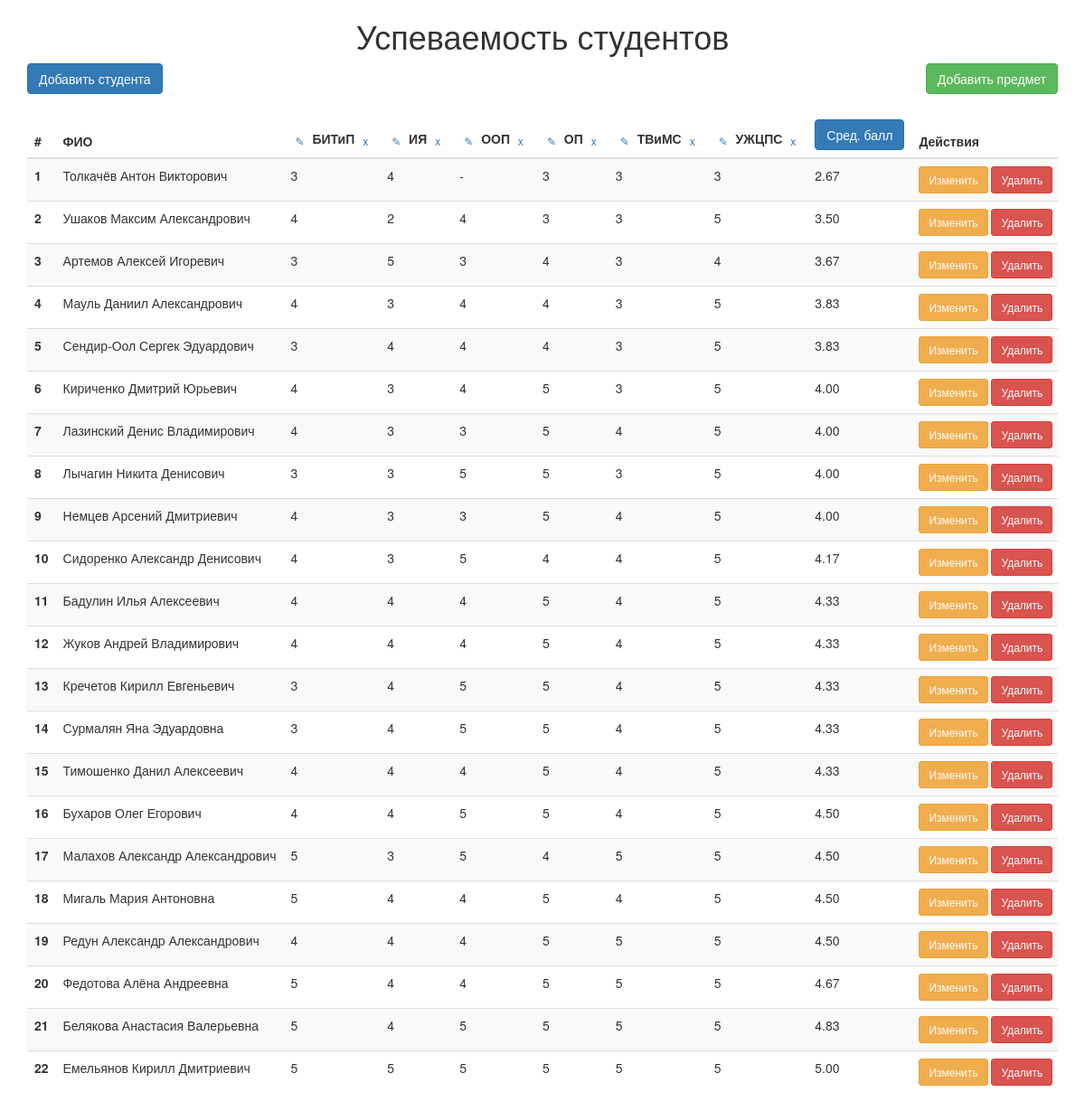
Screenshot of /?sort=worst with the database file from the repository.
### students/models.py (models this page shows, shortened)
class Subject(models.Model):
    name = models.CharField(max_length=100)

class Student(models.Model):
    student_id = models.CharField(max_length=20)
    full_name = models.CharField(max_length=200)

### students/views.py (the view)
# urls.py: path('', views.IndexView.as_view(), name='index'),
class IndexView(TemplateView):
    template_name = "index.html"
    def get_context_data(self, **kwargs):
        context = super(IndexView, self).get_context_data(**kwargs)
        subjects = Subject.objects.all().order_by('name')
        students = Student.objects.all().order_by('full_name')
        student_grades = defaultdict(dict)
        for grade in Grade.objects.all():
            student_grades[grade.student][grade.subject] = grade.value
        student_statistics = []
        for student in students:
            scores = []
            for subject in subjects:
                score = student_grades.get(student, {}).get(subject)
                if score is not None:
                    if score.is_integer():
                        scores.append(f'{int(score)}')
                    else:
                        scores.append(f'{score:.1f}')
                else:
                    scores.append('-')
            total_subjects = Subject.objects.count()
            student_scores = [g.value for g in Grade.objects.filter(student=student)]
            if student_scores:
                avg = sum(student_scores) / total_subjects
                avg_display = f'{avg:.2f}'
            else:
                avg_display = '-'
            student_statistics.append({
                'student': student,
                'scores': scores,
                'average': avg_display
            })
        sort = self.request.GET.get('sort')
        if sort == 'best':
            student_statistics.sort(key=lambda x: float(x['average']) if x['average'] != '-' else -1, reverse=True)
        elif sort == 'worst':
            student_statistics.sort(key=lambda x: float(x['average']) if x['average'] != '-' else 999)
        context.update({
            'subjects': subjects,
            'student_statistics': student_statistics,
            'current_sort': self.request.GET.get('sort', 'default')
        })
        return context

### templates/index.html (shortened to what this page needs)
<!DOCTYPE html>
<html>
<head>
    <link rel="stylesheet" href="https://maxcdn.bootstrapcdn.com/bootstrap/3.3.4/css/bootstrap.min.css">
</head>
<body>
    <div style="width: 95%; margin: 0 auto; overflow-x: auto;">
        <h1 style="text-align:center;">Успеваемость студентов</h1>
        <div style="margin-bottom:20px;">
            <a href="{% url 'student_create' %}" class="btn btn-primary">Добавить студента</a>
            <a href="{% url 'subject_create' %}" class="btn btn-success" style="float: right;">Добавить предмет</a>
        </div>
        <table class="table table-striped">
            <thead>
                <tr>
                    <th>#</th>
                    <th>ФИО</th>
                    {% for subject in subjects %}
                        <th>
                            <a href="{% url 'subject_update' subject.pk %}" class="btn btn-xs">✎</a>
                            {{ subject.name|slice:":5" }}
                            <a href="{% url 'subject_delete' subject.pk %}" class="btn btn-xs">x</a>
                        </th>
                    {% endfor %}
                    <th>
                        <a href="?sort={% if current_sort == 'best' %}worst{% elif current_sort == 'worst' %}default{% else %}best{% endif %}" class="btn btn-primary">
                            Сред. балл
                        </a>
                    </th>
                    <th>Действия</th>
                </tr>
            </thead>
            <tbody>
                {% for statistics in student_statistics %}
                <tr>
                    <th scope="row">{{ forloop.counter }}</th>
                    <td>{{ statistics.student.full_name }}</td>
                    {% for score in statistics.scores %}
                        <td>{{ score }}</td>
                    {% endfor %}
                    <td>{{ statistics.average }}</td>
                    <td>
                        <a href="{% url 'student_update' statistics.student.pk %}" class="btn btn-warning btn-sm">Изменить</a>
                        <a href="{% url 'student_delete' statistics.student.pk %}" class="btn btn-danger btn-sm">Удалить</a>
                    </td>
                </tr>
                {% endfor %}
            </tbody>
        </table>
    </div>
</body>
</html>

### templates/index.html (style rules this page uses)
.table th, .table td { white-space: nowrap; padding: 8px 5px; vertical-align: middle; }
.btn-xs { padding: 0px 4px; }

### rows the page displays
Subject: name "БИТиП"
Subject: name "ИЯ"
Subject: name "ООП"
Subject: name "ОП"
Subject: name "ТВиМС"
Subject: name "УЖЦПС"
Student: student.full_name "Толкачёв Антон Викторович", scores "3" "4" "-" "3" "3" "3", average "2.67"
Student: student.full_name "Ушаков Максим Александрович", scores "4" "2" "4" "3" "3" "5", average "3.50"
Student: student.full_name "Артемов Алексей Игоревич", scores "3" "5" "3" "4" "3" "4", average "3.67"
Student: student.full_name "Мауль Даниил Александрович", scores "4" "3" "4" "4" "3" "5", average "3.83"
Student: student.full_name "Сендир-Оол Сергек Эдуардович", scores "3" "4" "4" "4" "3" "5", average "3.83"
Student: student.full_name "Кириченко Дмитрий Юрьевич", scores "4" "3" "4" "5" "3" "5", average "4.00"
Student: student.full_name "Лазинский Денис Владимирович", scores "4" "3" "3" "5" "4" "5", average "4.00"
Student: student.full_name "Лычагин Никита Денисович", scores "3" "3" "5" "5" "3" "5", average "4.00"
Student: student.full_name "Немцев Арсений Дмитриевич", scores "4" "3" "3" "5" "4" "5", average "4.00"
Student: student.full_name "Сидоренко Александр Денисович", scores "4" "3" "5" "4" "4" "5", average "4.17"
Student: student.full_name "Бадулин Илья Алексеевич", scores "4" "4" "4" "5" "4" "5", average "4.33"
Student: student.full_name "Жуков Андрей Владимирович", scores "4" "4" "4" "5" "4" "5", average "4.33"
Student: student.full_name "Кречетов Кирилл Евгеньевич", scores "3" "4" "5" "5" "4" "5", average "4.33"
Student: student.full_name "Сурмалян Яна Эдуардовна", scores "3" "4" "5" "5" "4" "5", average "4.33"
Student: student.full_name "Тимошенко Данил Алексеевич", scores "4" "4" "4" "5" "4" "5", average "4.33"
Student: student.full_name "Бухаров Олег Егорович", scores "4" "4" "5" "5" "4" "5", average "4.50"
Student: student.full_name "Малахов Александр Александрович", scores "5" "3" "5" "4" "5" "5", average "4.50"
Student: student.full_name "Мигаль Мария Антоновна", scores "5" "4" "4" "5" "4" "5", average "4.50"
Student: student.full_name "Редун Александр Александрович", scores "4" "4" "4" "5" "5" "5", average "4.50"
Student: student.full_name "Федотова Алёна Андреевна", scores "5" "4" "4" "5" "5" "5", average "4.67"
Student: student.full_name "Белякова Анастасия Валерьевна", scores "5" "4" "5" "5" "5" "5", average "4.83"
Student: student.full_name "Емельянов Кирилл Дмитриевич", scores "5" "5" "5" "5" "5" "5", average "5.00"
